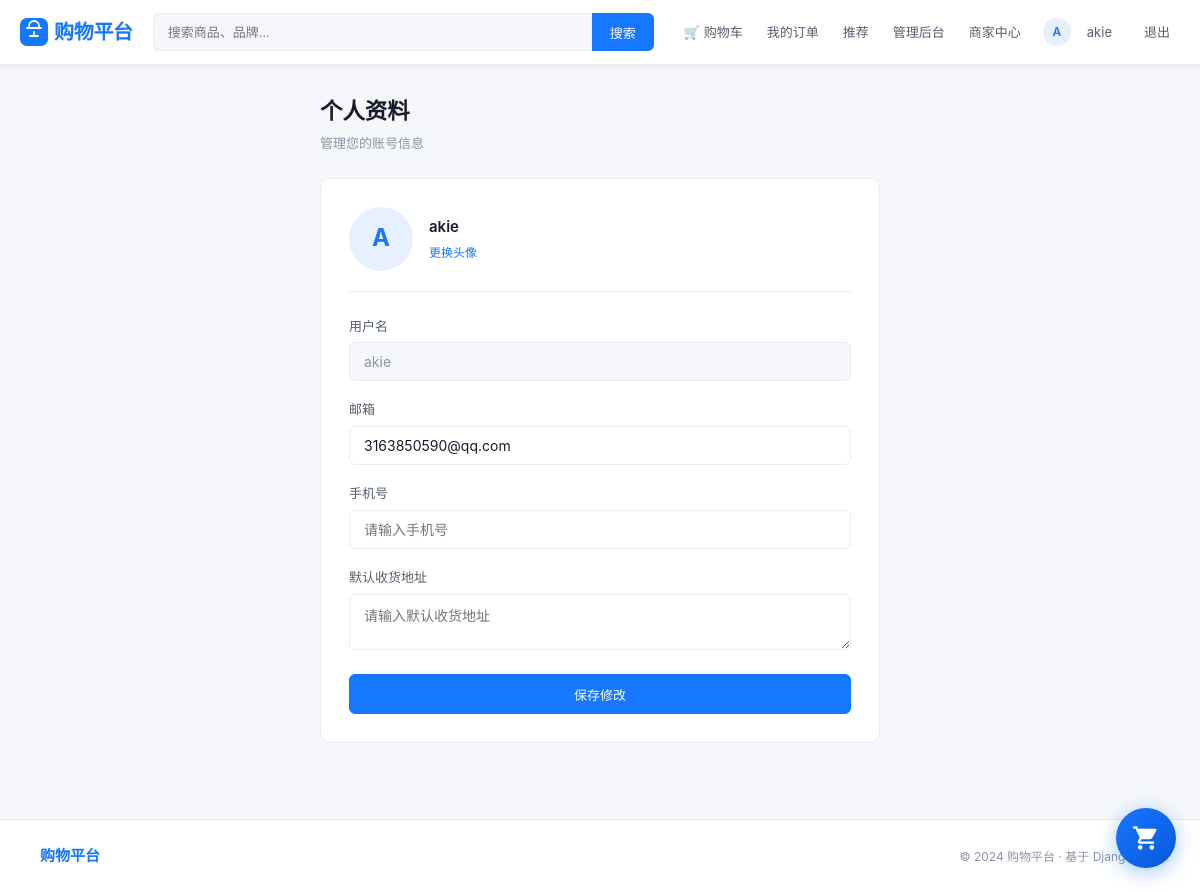
Screenshot of /user/profile/ (signed in) with the database file from the repository.
### user/models.py (models this page shows)
class User(AbstractUser):
    phone = models.CharField('手机号', max_length=20, blank=True)
    avatar = models.ImageField('头像', upload_to='avatars/', blank=True)
    address = models.TextField('默认地址', blank=True)
    @property
    def store_profile(self):
        return getattr(self, 'owned_store', None)
    @property
    def is_store_owner(self):
        return bool(self.store_profile and self.store_profile.is_active)
    class Meta:
        verbose_name = '用户'
        verbose_name_plural = '用户'

### user/views.py (the view, shortened to what this page needs)
# urls.py: path('user/profile/', UserProfileView.as_view(), name='api_profile'),
@login_required
def profile(request):
    return render(request, 'user/profile.html')

### store/models.py (called while the page is built)
    @property
    def is_active(self):
        return self.status == 'active'

### templates/user/profile.html (shortened to what this page needs)
{% extends 'base.html' %}
{% block content %}
<div style="max-width:560px;margin:0 auto">
  <div class="page-header">
    <h1>个人资料</h1>
    <p>管理您的账号信息</p>
  </div>
  <div style="background:var(--white);border-radius:var(--radius);border:1px solid var(--border);padding:28px">
    <form method="post" enctype="multipart/form-data">
      <div style="display:flex;align-items:center;gap:16px;margin-bottom:24px;padding-bottom:20px;border-bottom:1px solid var(--border)">
        {% if user.avatar %}
          <img src="{{ user.avatar.url }}" class="avatar-preview" style="width:64px;height:64px">
        {% else %}
          <div style="width:64px;height:64px;border-radius:50%;background:var(--blue-light);color:var(--blue);display:flex;align-items:center;justify-content:center;font-size:24px;font-weight:700">{{ user.username|slice:":1"|upper }}</div>
        {% endif %}
        <div>
          <div style="font-weight:600;font-size:15px">{{ user.username }}</div>
          <label style="font-size:12px;color:var(--blue);cursor:pointer;margin-top:4px;display:block">
            更换头像
          </label>
        </div>
      </div>
      <div class="form-group">
        <label>用户名</label>
        <input type="text" value="{{ user.username }}" disabled>
      </div>
      <div class="form-group">
        <label>邮箱</label>
        <input type="email" name="email" value="{{ user.email }}" placeholder="your@email.com">
      </div>
      <div class="form-group">
        <label>手机号</label>
        <input type="text" name="phone" value="{{ user.phone }}" placeholder="请输入手机号">
      </div>
      <div class="form-group">
        <label>默认收货地址</label>
        <textarea name="address" rows="2" placeholder="请输入默认收货地址">{{ user.address }}</textarea>
      </div>
      <button type="submit" class="btn btn-primary btn-block" style="height:40px">保存修改</button>
    </form>
  </div>
</div>
{% endblock %}

### templates/base.html (shortened to what this page needs)
<!DOCTYPE html>
<html lang="zh-CN">
<head>
<link rel="stylesheet" href="/static/css/style.css">
</head>
<body>
<nav class="navbar">
  <div class="container nav-inner">
    <a href="/" class="logo">
      <svg viewBox="0 0 28 28" fill="none"><rect width="28" height="28" rx="7" fill="#1677ff"/><path d="M7 10h14M9 10V8a5 5 0 0110 0v2M10 18h8M14 14v4" stroke="#fff" stroke-width="1.8" stroke-linecap="round"/></svg>
      购物平台
    </a>
    <div class="nav-search">
      <form action="/products/" method="get">
        <input type="text" name="q" placeholder="搜索商品、品牌..." value="{{ request.GET.q }}">
        <button type="submit">搜索</button>
      </form>
    </div>
    <div class="nav-links">
      {% if user.is_authenticated %}
        <a href="/order/cart/">🛒 购物车</a>
        <a href="/order/orders/">我的订单</a>
        <a href="/recommendations/">推荐</a>
        {% if user.is_staff %}<a href="/manage/dashboard/">管理后台</a>{% endif %}
        {% if user.is_store_owner %}
          <a href="/store/{{ user.store_profile.id }}/dashboard/">商家中心</a>
        {% else %}
          <a href="/store/apply/">开店</a>
        {% endif %}
        <span class="nav-user-name">
          <span class="nav-avatar">{{ user.username|slice:":1"|upper }}</span>
          <a href="/user/profile/">{{ user.username }}</a>
        </span>
        <a href="/user/logout/">退出</a>
      {% else %}
        <a href="/user/login/">登录</a>
        <a href="/user/register/" class="nav-btn">免费注册</a>
      {% endif %}
    </div>
  </div>
</nav>
<div class="container main-content">
  {% block content %}{% endblock %}
</div>
<footer class="footer">
  <div class="container footer-inner">
    <span class="footer-brand">购物平台</span>
    <span class="footer-copy">© 2024 购物平台 · 基于 Django 开发</span>
  </div>
</footer>
{% if user.is_authenticated %}
<a href="/order/cart/" class="cart-float-btn">
</a>
{% endif %}
</body>
</html>

### rows the page displays
User: username "A", username "akie", email "3163850590@qq.com"
